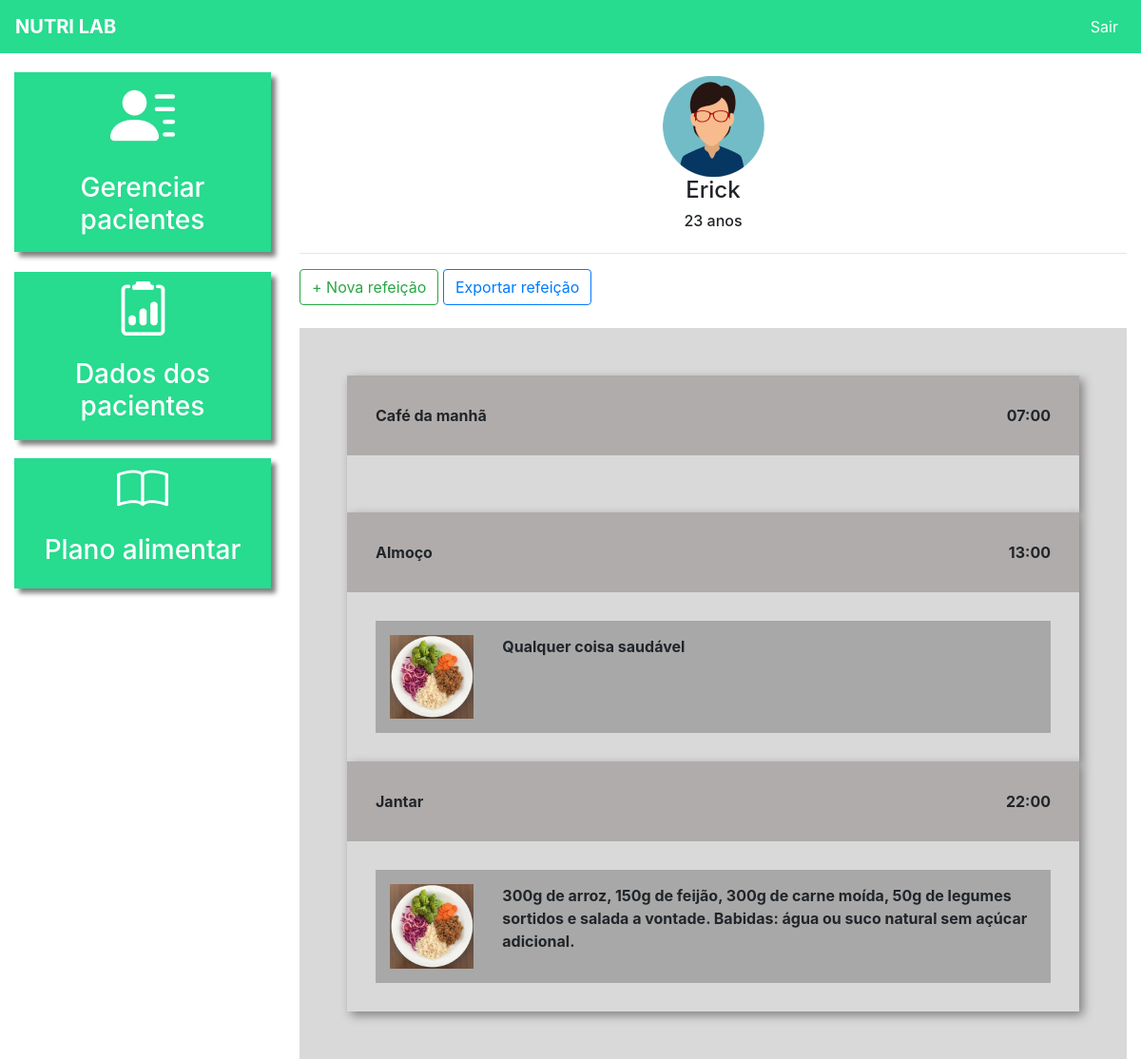
The app's page /plano_alimentar/1/ (signed in) with its own data.
### plataforma/models.py (models this page shows, shortened)
class Pacientes(models.Model):
    choices_sexo = (('F', 'Feminino'),
                    ('M', 'Maculino'))
    nome = models.CharField(max_length = 50)
    sexo = models.CharField(max_length = 1, choices = choices_sexo)
    idade = models.IntegerField()
    email = models.EmailField()
    telefone = models.CharField(max_length=19)
    nutri = models.ForeignKey(User, on_delete = models.CASCADE)

class Refeicao(models.Model):
    paciente = models.ForeignKey(Pacientes, on_delete=models.CASCADE)
    titulo = models.CharField(max_length = 50)
    horario = models.TimeField()
    carboidratos = models.IntegerField()
    proteinas = models.IntegerField()
    gorduras = models.IntegerField()

class Opcao(models.Model):
    refeicao = models.ForeignKey(Refeicao, on_delete = models.CASCADE)
    imagem = models.ImageField(upload_to = "opcao")
    descricao = models.TextField()

### plataforma/views.py (the view)
# urls.py: path('plano_alimentar/<str:id>/', views.plano_alimentar, name = "plano_alimentar"),
@login_required(login_url = '/auth/logar/')
def plano_alimentar(request, id):
    paciente = get_object_or_404(Pacientes, id = id)
    if not paciente.nutri == request.user:
        messages.add_message(request, constants.ERROR, 'Você não possui permissão para ver os dados deste paciente!')
        return redirect('/dados_paciente/')
    if request.method == "GET":
        r1 = Refeicao.objects.filter(paciente = paciente).order_by('horario')
        opcoes = Opcao.objects.all()
        return render(request, 'plano_alimentar.html', {'paciente': paciente, 'refeicao': r1, 'opcoes': opcoes})

### plataforma/templates/plano_alimentar.html (shortened to what this page needs)
{% extends 'base_plataforma.html' %}
{% load static %}
{% block 'plataforma' %}
    <br>
    <div class="row">
        <div class="col-12 text-center">
                {% if paciente.sexo == "F" %}
                    <img src="{% static 'plataforma/img/perfil1.png' %}">
                {% else %}
                    <img src="{% static 'plataforma/img/perfil2.png' %}">
                {% endif %}
        </div>
        <div class="col-12 dados descricao text-center">
            <h4>{{ paciente.nome }}</h4>
            <h6>{{ paciente.idade }} anos</h6>
        </div>
    </div>
    <hr>
    <button type="button" class="btn btn-outline-success" data-toggle="modal" data-target="#modal">
        + Nova refeição
    </button>
    <button type="button" class="btn btn-outline-primary">
        Exportar refeição
    </button>
    <br>
    <br>
    <div class="fundo-alimentar">
        {% for re in refeicao %}
            <div class="refeicao">
                <div class="head-refeicao">
                    <span>{{ re.titulo }}</span>
                    <span style="float: right;">{{ re.horario }}</span>
                </div>
                <div class="body-refeicao">
                    {% for opcao in opcoes %}
                        {% if opcao.refeicao == re %}
                            <div class="opcao">
                                <div class="row">
                                    <div class="col-md-2">
                                        <img src="{{ opcao.imagem.url }}" style="width: 100%; height: 100%;">
                                    </div>
                                    <div class="col-md-10">
                                        {{ opcao.descricao }}
                                    </div>
                                    <br>
                                </div>
                            </div>
                        {% endif %}
                    {% endfor %}
                </div>
            </div>
        {% endfor %}
    </div>
{% endblock%}

### templates/static/plataforma/css/css.css (style rules this page uses)
.dados { font-weight: bold; }

### templates/static/plataforma/css/plano_alimentar.css (style rules this page uses)
.fundo-alimentar { background-color: #D9D9D9; padding: 50px; }
.refeicao { box-shadow: 4px 4px 10px gray; }
.head-refeicao { background-color: #B0ACAC; padding: 30px; font-weight: bold; }
.body-refeicao { padding: 30px; font-weight: bold; }
.opcao { background-color: #A8A8A8; padding: 15px; }

### records on screen
Pacientes: nome "Erick", idade "23"
Refeicao: titulo "Café da manhã", horario "07:00"
Refeicao: titulo "Almoço", horario "13:00"
Opcao: imagem (picture), descricao "Qualquer coisa saudável"
Refeicao: titulo "Jantar", horario "22:00"
Opcao: imagem (picture), descricao "300g de arroz, 150g de feijão, 300g de carne moída, 50g de legumes sortidos e salada a vontade. Babidas: água ou suco natural sem açúcar adicional."
